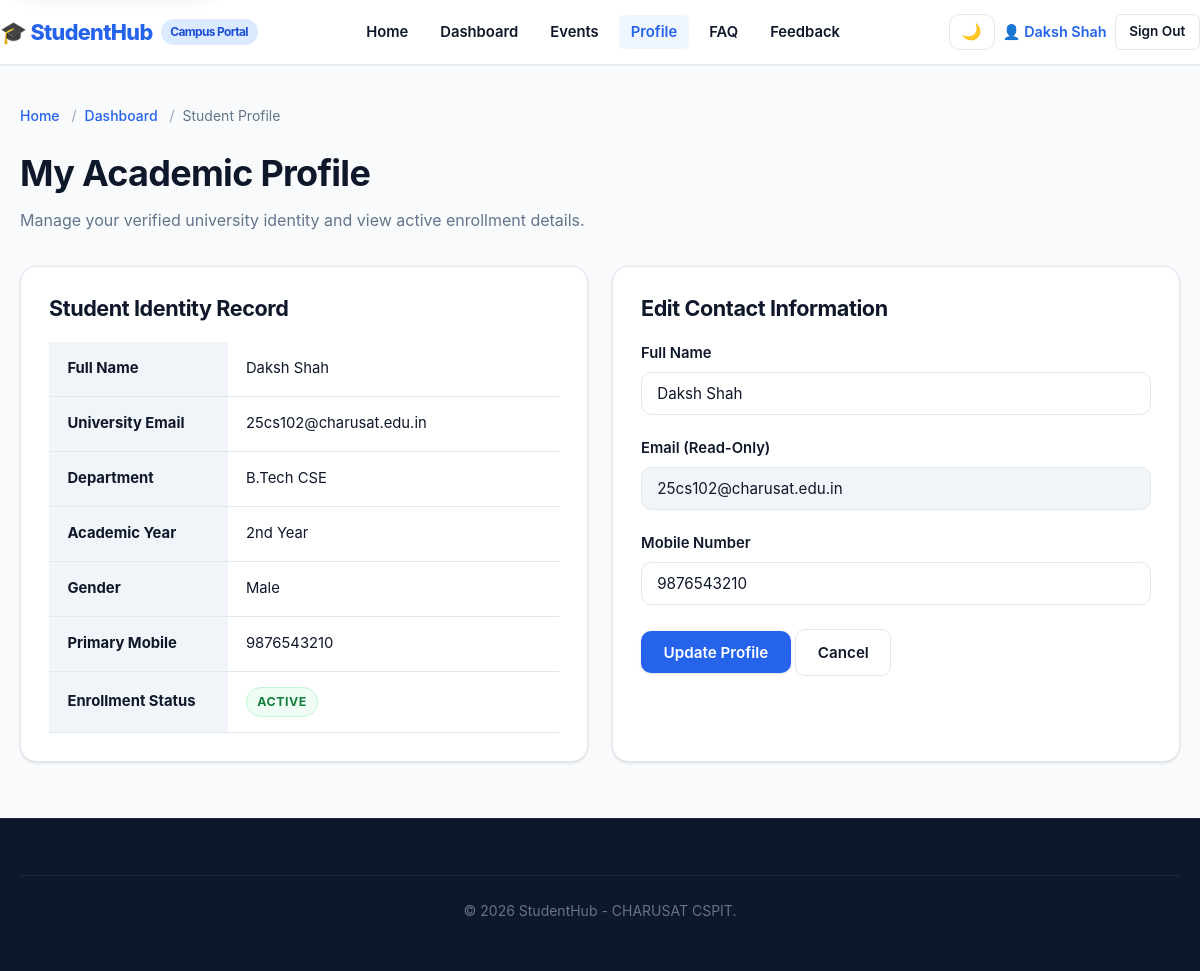
The app's page /profile.php (signed in) with its own data.
### tables this page shows
CREATE TABLE IF NOT EXISTS `students` (
  `id` INT AUTO_INCREMENT PRIMARY KEY,
  `user_id` INT NULL,
  `name` VARCHAR(100) NOT NULL,
  `email` VARCHAR(100) NOT NULL UNIQUE,
  `mobile` VARCHAR(15) NOT NULL,
  `course` VARCHAR(50) NOT NULL,
  `year` VARCHAR(20) NOT NULL,
  `gender` VARCHAR(10) NOT NULL,
  `status` ENUM('Active', 'Pending', 'Inactive') NOT NULL DEFAULT 'Active',
  `created_at` TIMESTAMP DEFAULT CURRENT_TIMESTAMP,
  FOREIGN KEY (`user_id`) REFERENCES `users` (`id`) ON DELETE CASCADE ON UPDATE CASCADE,
  INDEX `idx_students_course` (`course`),
  INDEX `idx_students_year` (`year`),
  INDEX `idx_students_status` (`status`)
);

### profile.php (the view, shortened to what this page needs)
<?php
require_once __DIR__ . '/php/student-auth.php';
$currentUser = getCurrentUser();
$student = [
    "name" => $currentUser['name'],
    "email" => $currentUser['email'],
    "mobile" => "9876543210",
    "course" => "B.Tech Computer Science & Engineering (CSE)",
    "year" => "2nd Year (Semester 3)",
    "gender" => "Male",
    "status" => "Active"
];
if ($db_connected && isset($conn)) {
    $stmt = $conn->prepare("SELECT name, email, mobile, course, year, gender, status FROM students WHERE email = ? LIMIT 1");
    $stmt->bind_param("s", $currentUser['email']);
    $stmt->execute();
    $res = $stmt->get_result();
    if ($row = $res->fetch_assoc()) {
        $student = $row;
    }
}
?>
<!DOCTYPE html>
<html lang="en">
<head>
    <link rel="stylesheet" href="css/style.css">
    <link rel="stylesheet" href="css/responsive.css">
</head>
<body>
    <header class="site-header">
        <div class="container header-inner">
            <a href="index.html" class="brand-logo">🎓 StudentHub <span class="brand-badge">Campus Portal</span></a>
            <nav class="main-nav">
                <ul>
                    <li><a href="index.html">Home</a></li>
                    <li><a href="dashboard.php">Dashboard</a></li>
                    <li><a href="events.html">Events</a></li>
                    <li><a href="profile.php" class="active" aria-current="page">Profile</a></li>
                    <li><a href="faq.html">FAQ</a></li>
                    <li><a href="feedback.html">Feedback</a></li>
                </ul>
            </nav>
            <div class="nav-cta-group">
                <button type="button" id="theme-toggle-btn" class="theme-toggle-btn" aria-label="Toggle theme">🌙</button>
                <span style="font-size: 0.9rem; font-weight: 600; color: var(--primary-600);">
                    👤 <?php echo htmlspecialchars($student['name'], ENT_QUOTES, 'UTF-8'); ?>
                </span>
                <a href="php/logout.php" class="btn btn-secondary btn-sm">Sign Out</a>
            </div>
        </div>
    </header>
    <main id="main-content">
        <div class="container">
            <nav aria-label="Breadcrumb">
                <ol class="breadcrumb">
                    <li class="breadcrumb-item"><a href="index.html">Home</a></li>
                    <li class="breadcrumb-item"><a href="dashboard.php">Dashboard</a></li>
                    <li class="breadcrumb-item" aria-current="page">Student Profile</li>
                </ol>
            </nav>
            <header style="margin-bottom: 2rem;">
                <h1>My Academic Profile</h1>
                <p>Manage your verified university identity and view active enrollment details.</p>
            </header>
            <div class="grid-2">
                <section class="card">
                    <h2 style="font-size: 1.35rem; margin-bottom: 1.25rem;">Student Identity Record</h2>
                    <table aria-label="Student details">
                        <tbody>
                            <tr>
                                <th scope="row" style="width: 35%;">Full Name</th>
                                <td><?php echo htmlspecialchars($student['name'], ENT_QUOTES, 'UTF-8'); ?></td>
                            </tr>
                            <tr>
                                <th scope="row">University Email</th>
                                <td><?php echo htmlspecialchars($student['email'], ENT_QUOTES, 'UTF-8'); ?></td>
                            </tr>
                            <tr>
                                <th scope="row">Department</th>
                                <td><?php echo htmlspecialchars($student['course'], ENT_QUOTES, 'UTF-8'); ?></td>
                            </tr>
                            <tr>
                                <th scope="row">Academic Year</th>
                                <td><?php echo htmlspecialchars($student['year'], ENT_QUOTES, 'UTF-8'); ?></td>
                            </tr>
                            <tr>
                                <th scope="row">Gender</th>
                                <td><?php echo htmlspecialchars($student['gender'], ENT_QUOTES, 'UTF-8'); ?></td>
                            </tr>
                            <tr>
                                <th scope="row">Primary Mobile</th>
                                <td><?php echo htmlspecialchars($student['mobile'], ENT_QUOTES, 'UTF-8'); ?></td>
                            </tr>
                            <tr>
                                <th scope="row">Enrollment Status</th>
                                <td><span class="status-badge status-confirmed"><?php echo htmlspecialchars($student['status'] ?? 'Active', ENT_QUOTES, 'UTF-8'); ?></span></td>
                            </tr>
                        </tbody>
                    </table>
                </section>
                <section class="card">
                    <h2 style="font-size: 1.35rem; margin-bottom: 1.25rem;">Edit Contact Information</h2>
                    <form action="profile.php" method="POST">
                        <div class="form-group">
                            <label for="p-name">Full Name</label>
                            <input type="text" id="p-name" class="form-control" value="<?php echo htmlspecialchars($student['name'], ENT_QUOTES, 'UTF-8'); ?>" required>
                        </div>
                        <div class="form-group">
                            <label for="p-email">Email (Read-Only)</label>
                            <input type="email" id="p-email" class="form-control" value="<?php echo htmlspecialchars($student['email'], ENT_QUOTES, 'UTF-8'); ?>" readonly style="background-color: var(--secondary-100); cursor: not-allowed;">
                        </div>
                        <div class="form-group">
                            <label for="p-mobile">Mobile Number</label>
                            <input type="tel" id="p-mobile" class="form-control" value="<?php echo htmlspecialchars($student['mobile'], ENT_QUOTES, 'UTF-8'); ?>" required>
                        </div>
                        <div style="margin-top: 1.5rem;">
                            <button type="submit" class="btn btn-primary">Update Profile</button>
                            <a href="dashboard.php" class="btn btn-secondary">Cancel</a>
                        </div>
                    </form>
                </section>
            </div>
        </div>
    </main>
    <footer class="site-footer">
        <div class="container">
            <div class="footer-bottom">
                <p>&copy; 2026 StudentHub - CHARUSAT CSPIT.</p>
            </div>
        </div>
    </footer>
</body>
</html>

### records on screen
students: name "Daksh Shah", email "25cs102@charusat.edu.in", course "B.Tech CSE", year "2nd Year", gender "Male", mobile "9876543210", status "ACTIVE"
